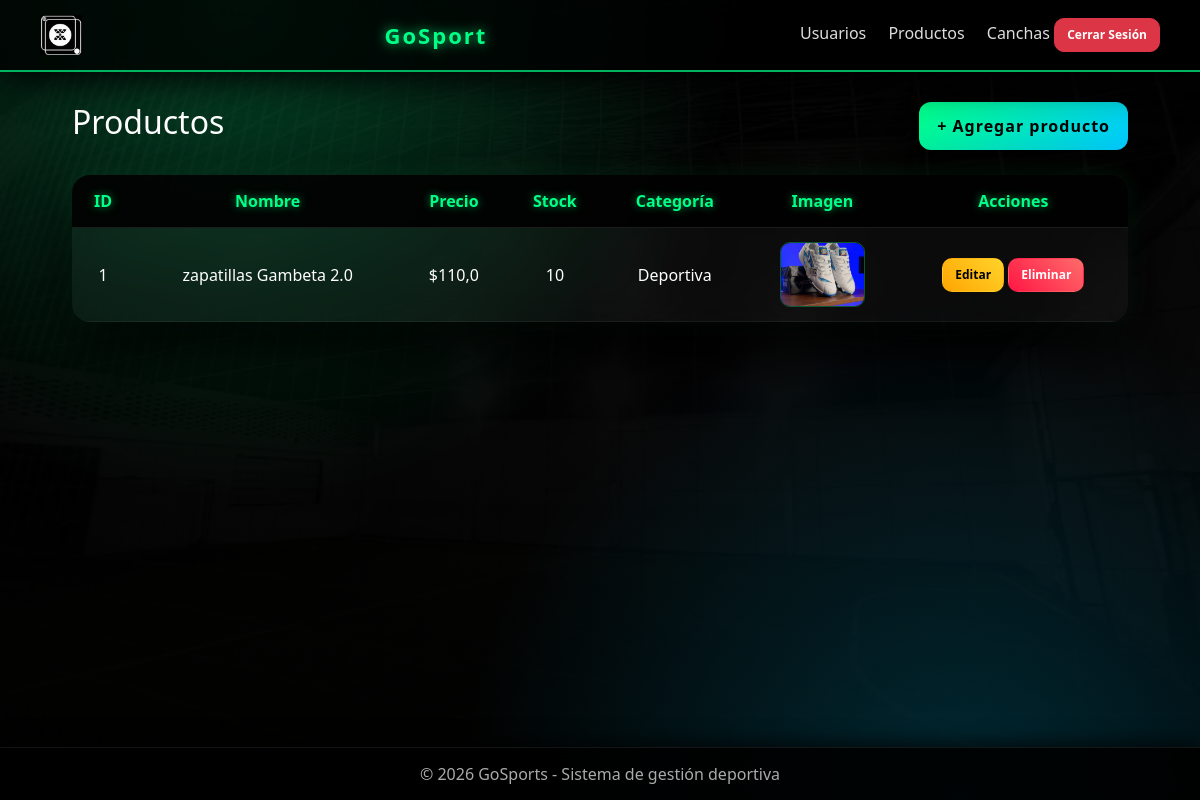
The page /productos/ (signed in) on the database as committed earlier.
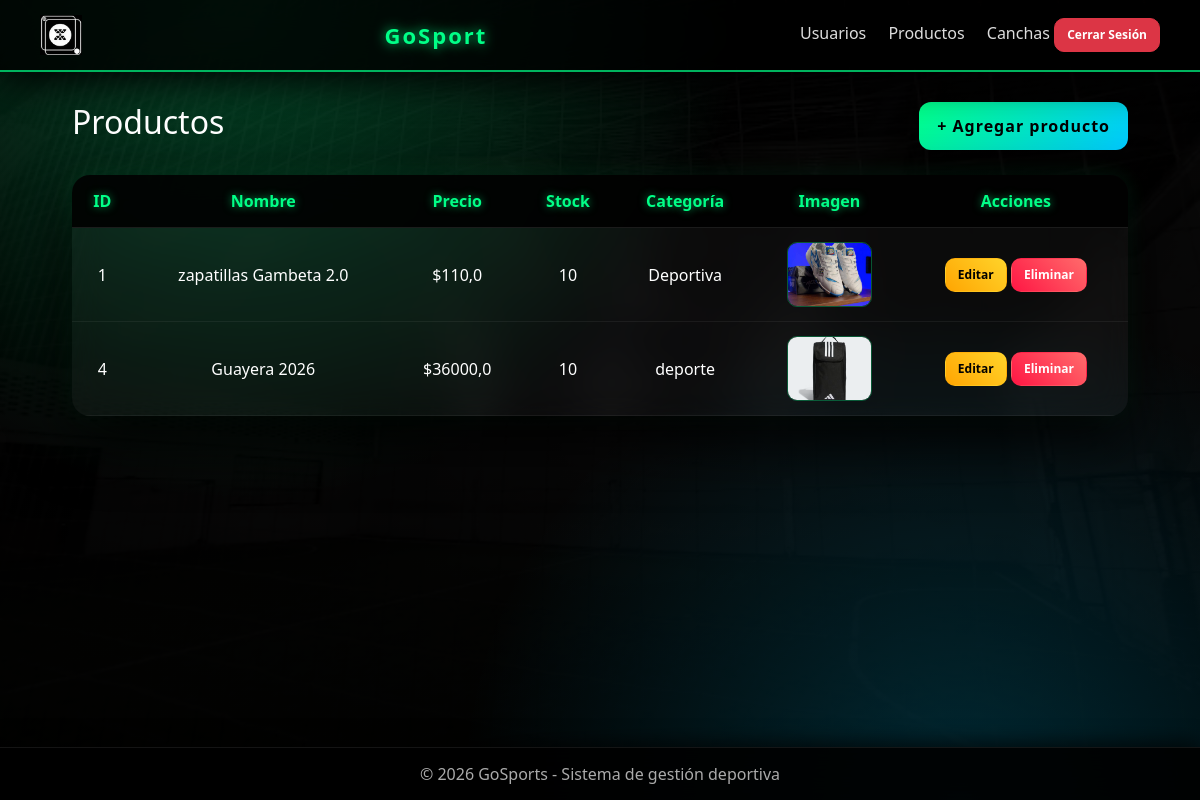
The same page on the database as committed later.
### productos/models.py (models this page shows, shortened)
class Producto(models.Model):
    nombre = models.CharField(max_length=100)
    precio = models.FloatField()
    stock = models.IntegerField()
    categoria = models.CharField(max_length=100, default='General')
    descripcion = models.TextField(blank=True, null=True)
    imagen = models.ImageField(upload_to='productos/', null=True, blank=True)

### productos/views.py (the view)
# urls.py: path('', views.lista_productos, name='lista_productos'),
@login_required
def lista_productos(request):
    if not (request.user.is_superuser or request.user.is_staff):
        messages.error(request, 'No tienes permiso para acceder a esta sección ❌')
        return redirect('reservas:home')
    productos = Producto.objects.all()
    return render(request, 'productos/lista.html', {'productos': productos})

### productos/templates/productos/lista.html (shortened to what this page needs)
{% load static %}
<!DOCTYPE html>
<html lang="es">
<head>
    <link href="https://cdn.jsdelivr.net/npm/bootstrap@5.3.0/dist/css/bootstrap.min.css" rel="stylesheet">
    <link rel="stylesheet" href="{% static 'css/lista_producto.css' %}">
</head>
<body>
<nav class="navbar">
    <img src="{% static 'img/icono.jpg' %}" class="me-2" style="height:40px;">
    <div class="logo">GoSport</div>
    <div class="nav-links">
        {% if request.user.is_superuser %}
        <a href="{% url 'usuarios:lista_usuarios' %}">Usuarios</a>
        {% endif %}
        <a href="{% url 'productos:lista_productos' %}">Productos</a>
        <a href="{% url 'canchas:lista_canchas' %}">Canchas</a>
        <form method="POST" action="{% url 'auth:logout' %}" style="display:inline;">
            <button type="submit" class="btn btn-danger btn-sm">
                Cerrar Sesión
            </button>
        </form>
    </div>
</nav>
    <div class="container">
        <div class="header">
            <h2>Productos</h2>
            <a href="{% url 'productos:crear_producto' %}" class="btn-agregar">+ Agregar producto</a>
        </div>
        <table class="tabla">
            <thead>
                <tr>
                    <th>ID</th>
                    <th>Nombre</th>
                    <th>Precio</th>
                    <th>Stock</th>
                    <th>Categoría</th>
                    <th>Imagen</th>
                    <th>Acciones</th>
                </tr>
            </thead>
            <tbody>
                {% for p in productos %}
                <tr>
                    <td>{{ p.id }}</td>
                    <td>{{ p.nombre }}</td>
                    <td>${{ p.precio }}</td>
                    <td>{{ p.stock }}</td>
                    <td>{{ p.categoria }}</td>
                    <td>
                        {% if p.imagen %}
                            <img src="{{ p.imagen.url }}" class="img-tabla">
                        {% else %}
                            Sin imagen
                        {% endif %}
                    </td>
                    <td>
                       <a href="{% url 'productos:editar_producto' p.id %}" class="btn editar">Editar</a>
                       <form method="POST" action="{% url 'productos:eliminar_producto' p.id %}" style="display:inline;"
                             onsubmit="return confirm('¿Estás seguro de eliminar este producto?')">
                           <button type="submit" class="btn eliminar">Eliminar</button>
                       </form>
                    </td>
                </tr>
                {% empty %}
                <tr>
                    <td colspan="7">No hay productos registrados</td>
                </tr>
                {% endfor %}
            </tbody>
        </table>
    </div>
    <footer class="footer">
        © 2026 GoSports - Sistema de gestión deportiva
    </footer>
</body>
</html>

Rows that differ between the two databases and show on the page:
added Producto: id "4", nombre "Guayera 2026", precio "36000,0", stock "10", categoria "deporte", imagen (picture)
